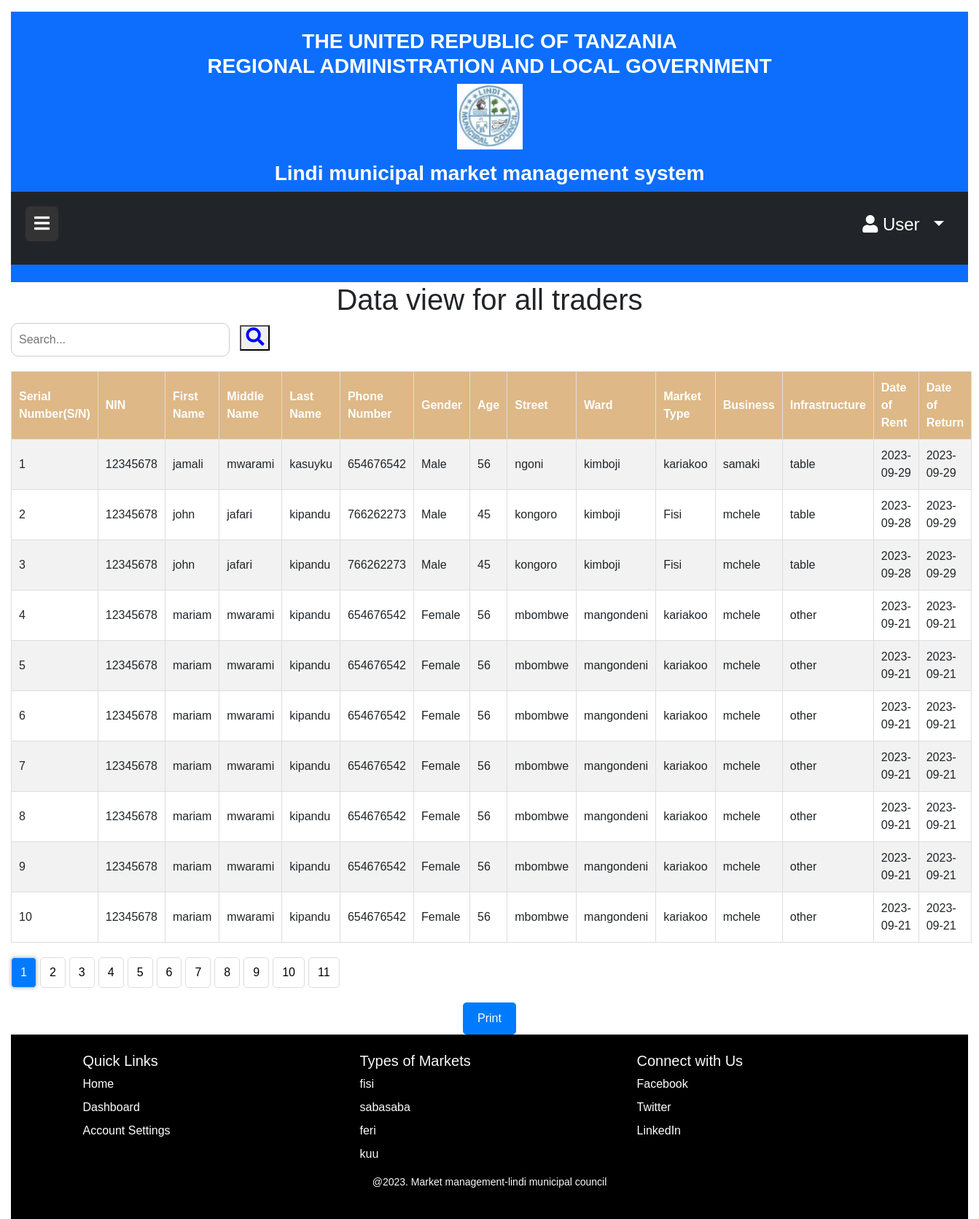
Screenshot of /Traders.php with the database file from the repository.
### tables this page shows
CREATE TABLE `wafanyabiashara` (
  `Mfanyabiashara_ID` int(11) NOT NULL,
  `NIN` varchar(24) NOT NULL,
  `Jina_la_Kwanza` varchar(15) NOT NULL,
  `Jina_Kati` varchar(15) NOT NULL,
  `Jina_Mwisho` varchar(15) NOT NULL,
  `Namba_ya_Simu` int(11) NOT NULL,
  `Jinsi` text NOT NULL,
  `Umri` int(11) NOT NULL,
  `Street` varchar(15) NOT NULL,
  `Ward` varchar(15) NOT NULL,
  `MarketType` varchar(20) NOT NULL,
  `business` varchar(30) NOT NULL,
  `infrastructure` varchar(20) NOT NULL,
  `date_of_rent` date NOT NULL,
  `date_of_return` date NOT NULL
);

### Traders.php (the view, shortened to what this page needs)
<!DOCTYPE html>
<html>
<head>
  <link rel="stylesheet" href="https://cdn.jsdelivr.net/npm/bootstrap@5.3.0/dist/css/bootstrap.min.css">
  <link rel="stylesheet" href="https://cdnjs.cloudflare.com/ajax/libs/font-awesome/5.15.3/css/all.min.css">
  <link rel="stylesheet" href="style/content.css">
  <link rel="stylesheet" href="https://cdnjs.cloudflare.com/ajax/libs/font-awesome/5.15.4/css/all.min.css">
</head>
<body>
<div id="main-content">
            <header class="bg-primary text-white text-center py-4">
        <div class="d-flex flex-column align-items-center">
            <h3>THE UNITED REPUBLIC OF TANZANIA <br> REGIONAL ADMINISTRATION AND LOCAL GOVERNMENT</h3>
            <div class="mb-3" id="tp">
              <img src="image/lindi-municipal.jpg" alt="image" class="img-fluid">
            </div>
            <h3 class="m-0">Lindi municipal market management system<h3>
          </div>
    <div class="position-relative bg-dark p-3" id="top">
      <div class="d-flex justify-content-between">
          <button id="toggle-btn" class="btn btn-dark">
              <i class="fas fa-bars"></i>
          </button>
          <div class="user-dropdown">
              <button id="user-btn" class="btn btn-dark dropdown-toggle" data-bs-toggle="dropdown">
                  <i class="fas fa-user"></i> User <i class="fas fa-arrow"></i>
              </button>
          </div>
      </div>
    </div>
    </header>
<h1>Data view for all traders</h1>
<div class="search-container">
  <form method="GET" action="">
    <div class="search-wrapper">
      <input type="text" name="search"  placeholder="Search...">
      <button type="submit"><i class="fa fa-search" aria-hidden="true"></i></button>
    </div>
  </form>
</div>
  <?php
include 'Connection.php' ;
  $current_page = isset($_GET['page']) ? $_GET['page'] : 1;
  $rows_per_page = 10;
  $offset = ($current_page - 1) * $rows_per_page;
  $search_query = isset($_GET['search']) ? $_GET['search'] : '';
  $total_rows_query = "SELECT COUNT(*) AS total FROM wafanyabiashara WHERE
                        NIN LIKE '%$search_query%' OR
                        Jina_la_Kwanza LIKE '%$search_query%' OR
                        Jina_Kati LIKE '%$search_query%' OR
                        Jina_Mwisho LIKE '%$search_query%' OR
                        Namba_ya_Simu LIKE '%$search_query%' OR
                        Jinsi LIKE '%$search_query%' OR
                        Umri LIKE '%$search_query%' OR
                        Street LIKE '%$search_query%' OR
                        Ward LIKE '%$search_query%' OR
                        MarketType LIKE '%$search_query%' OR
                        business LIKE '%$search_query%' OR
                        infrastructure LIKE '%$search_query%' OR
                        date_of_rent LIKE '%$search_query%' OR
                        date_of_return LIKE '%$search_query%'";
  $total_rows_result = $conn->query($total_rows_query);
  $total_rows = $total_rows_result->fetch_assoc()['total'];
  $total_pages = ceil($total_rows / $rows_per_page);
  $sql = "SELECT * FROM wafanyabiashara WHERE
            NIN LIKE '%$search_query%' OR
            Jina_la_Kwanza LIKE '%$search_query%' OR
            Jina_Kati LIKE '%$search_query%' OR
            Jina_Mwisho LIKE '%$search_query%' OR
            Namba_ya_Simu LIKE '%$search_query%' OR
            Jinsi LIKE '%$search_query%' OR
            Umri LIKE '%$search_query%' OR
            Street LIKE '%$search_query%' OR
            Ward LIKE '%$search_query%' OR
            MarketType LIKE '%$search_query%' OR
            business LIKE  '%$search_query%' OR
            infrastructure LIKE '%$search_query%' OR
            date_of_rent LIKE '%$search_query%' OR
            date_of_return LIKE '%$search_query%'
          LIMIT $offset, $rows_per_page";
  $result = $conn->query($sql);
  if ($result->num_rows > 0) {
    echo "<table>";
    echo "<tr>
            <th class='serial-number'>Serial Number(S/N)</th>
            <th class='table-header'>NIN</th>
            <th class='table-header'>First Name</th>
            <th class='table-header'>Middle Name</th>
            <th class='table-header'>Last Name</th>
            <th class='table-header'>Phone Number</th>
            <th class='table-header'>Gender</th>
            <th class='table-header'>Age</th>
            <th class='table-header'>Street</th>
            <th class='table-header'>Ward</th>
            <th class='table-header'>Market Type</th>
            <th class='table-header'>Business</th>
            <th class='table-header'>Infrastructure</th>
            <th class='table-header'>Date of Rent</th>
            <th class='table-header'>Date of Return</th>
          </tr>";
    $serial_number = $offset + 1;
    while ($row = $result->fetch_assoc()) {
      $nin = $row["NIN"];
      $first_name = $row["Jina_la_Kwanza"];
      $middle_name = $row["Jina_Kati"];
      $last_name = $row["Jina_Mwisho"];
      $phone_number = $row["Namba_ya_Simu"];
      $gender = $row["Jinsi"];
      $age = $row["Umri"];
      $street = $row["Street"];
      $ward = $row["Ward"];
      $market_type = $row["MarketType"];
      $business = $row["business"];
      $infrastructure = $row["infrastructure"];
      $date_of_rent = $row["date_of_rent"];
      $date_of_return = $row["date_of_return"];
      $row_class = ($serial_number % 2 == 0) ? '' : 'gray-row';
      echo "<tr class='$row_class'>
              <td class='serial-number'>$serial_number</td>
              <td>$nin</td>
              <td>$first_name</td>
              <td>$middle_name</td>
              <td>$last_name</td>
              <td>$phone_number</td>
              <td>$gender</td>
              <td>$age</td>
              <td>$street</td>
              <td>$ward</td>
              <td>$market_type</td>
              <td>$business</td>
              <td>$infrastructure</td>
              <td>$date_of_rent</td>
              <td>$date_of_return</td>
            </tr>";
      $serial_number++;
    }
    echo "</table>";
    echo "<ul class='pagination'>";
    for ($i = 1; $i <= $total_pages; $i++) {
      $active_class = ($i == $current_page) ? 'active' : '';
      $search_param = (!empty($search_query)) ? "&search=$search_query" : "";
      echo "<li class='$active_class'><a href='?page=$i$search_param'>$i</a></li>";
    }
    echo "</ul>";
  } else {
    echo "<p>No results found.</p>";
  }
  ?>
<div class="print-button">
            <button onclick="window.print()">Print</button>
        </div>
  <footer class="custom-footer text-light py-4">
    <div class="container">
      <div class="row">
        <div class="col-md-4">
          <h5>Quick Links</h5>
          <ul class="list-unstyled">
            <li><a href="#">Home</a></li>
            <li><a href="#">Dashboard</a></li>
            <li><a href="#">Account Settings</a></li>
          </ul>
        </div>
        <div class="col-md-4">
          <h5>Types of Markets</h5>
          <ul class="list-unstyled">
            <li>fisi</li>
            <li>sabasaba</li>
            <li>feri</li>
            <li>kuu</li>
          </ul>
        </div>
        <div class="col-md-4">
          <h5>Connect with Us</h5>
          <ul class="list-unstyled">
            <li><a href="#"><i class="bi bi-facebook"></i> Facebook</a></li>
            <li><a href="#"><i class="bi bi-twitter"></i> Twitter</a></li>
            <li><a href="#"><i class="bi bi-linkedin"></i> LinkedIn</a></li>
          </ul>
        </div>
      </div>
      <p class="text-center">@2023. Market management-lindi municipal council</p>
    </div>
    </footer>
  </div>
</body>
</html>

### style/content.css (style rules this page uses)
body { height: 0; }
#main-content { transition: margin-left 0.3s ease-in-out; padding-left: 15px; padding-right: 15px; }
#toggle-btn { position: absolute; left: 20px; top: 20px; background: #333; color: white; border: none; cursor: pointer; font-size: 24px; z-index: 1001; }
#tp img { height: 90px; width: 90px; }
#user-btn { position: absolute; top: 20px; right: 20px; background: #333; color: white; cursor: pointer; font-size: 24px; z-index: 1001; }
#top { background-color: #f7f7f7; height: 100px; }
.user-dropdown { position: absolute; top: 0; right: 0; }
#user-btn { border-radius: 0; background-color:transparent; }
:root { --main-background-color: #f7f7f7; }
.custom-footer { padding: 100px 0; background-color: var(--main-background-color); background-color:black; }
footer { padding: 20px 10px; background-color: black; }
footer ul { list-style: none; padding: 0; }
footer ul li { margin-bottom: 8px; }
footer ul li a { color: #fff; text-decoration: none; transition: color 0.3s ease; }
footer p { font-size: 14px; }
input[type="text"], input[type="tel"], input[type="number"], input[type="date"], select { width: 100%; padding: 10px; border: 1px solid #ccc; border-radius: 5px; }
h3 { font-weight: bold; }

### Traders.php (style rules this page uses)
body { font-family: Arial, sans-serif; }
h1 { text-align: center; }
table { width: 100%; border-collapse: collapse; margin-top: 20px; }
table, th, td { border: 1px solid #ddd; }
th, td { padding: 10px; text-align: left; }
th { background-color: burlywood; color: #fff; }
tr:nth-child(even) { background-color: #f2f2f2; }
.print-button { margin-top: 20px; text-align: center; }
.print-button button { background-color: #007bff; color: #fff; padding: 10px 20px; border: none; border-radius: 5px; cursor: pointer; }
.pagination { margin-top: 20px; list-style-type: none; text-align: center; }
.pagination li { display: inline-block; margin-right: 5px; }
.pagination li a { display: inline-block; padding: 8px 12px; text-decoration: none; color: #000; border: 1px solid #ddd; border-radius: 5px; }
.pagination li.active a { background-color: #007bff; color: #fff; box-shadow: 0px 0px 5px rgba(0, 0, 0, 0.3); }
.search-container { display: flex; align-items: center; }
input[type="text"] { padding: 10px; border: 1px solid #ccc; border-radius: 10px; width: 300px; margin-right: 10px; }
.fa-search { font-size: 25px; color:blue; }
.gray-row { background-color: #f2f2f2; }

### rows the page displays
wafanyabiashara: NIN "12345678", Jina_la_Kwanza "jamali", Jina_Kati "mwarami", Jina_Mwisho "kasuyku", Namba_ya_Simu "654676542", Jinsi "Male", Umri "56", Street "ngoni", Ward "kimboji", MarketType "kariakoo", business "samaki", infrastructure "table", date_of_rent "2023-09-29", date_of_return "2023-09-29"
wafanyabiashara: NIN "12345678", Jina_la_Kwanza "john", Jina_Kati "jafari", Jina_Mwisho "kipandu", Namba_ya_Simu "766262273", Jinsi "Male", Umri "45", Street "kongoro", Ward "kimboji", MarketType "Fisi", business "mchele", infrastructure "table", date_of_rent "2023-09-28", date_of_return "2023-09-29"
wafanyabiashara: NIN "12345678", Jina_la_Kwanza "john", Jina_Kati "jafari", Jina_Mwisho "kipandu", Namba_ya_Simu "766262273", Jinsi "Male", Umri "45", Street "kongoro", Ward "kimboji", MarketType "Fisi", business "mchele", infrastructure "table", date_of_rent "2023-09-28", date_of_return "2023-09-29"
wafanyabiashara: NIN "12345678", Jina_la_Kwanza "mariam", Jina_Kati "mwarami", Jina_Mwisho "kipandu", Namba_ya_Simu "654676542", Jinsi "Female", Umri "56", Street "mbombwe", Ward "mangondeni", MarketType "kariakoo", business "mchele", infrastructure "other", date_of_rent "2023-09-21", date_of_return "2023-09-21"
wafanyabiashara: NIN "12345678", Jina_la_Kwanza "mariam", Jina_Kati "mwarami", Jina_Mwisho "kipandu", Namba_ya_Simu "654676542", Jinsi "Female", Umri "56", Street "mbombwe", Ward "mangondeni", MarketType "kariakoo", business "mchele", infrastructure "other", date_of_rent "2023-09-21", date_of_return "2023-09-21"
wafanyabiashara: NIN "12345678", Jina_la_Kwanza "mariam", Jina_Kati "mwarami", Jina_Mwisho "kipandu", Namba_ya_Simu "654676542", Jinsi "Female", Umri "56", Street "mbombwe", Ward "mangondeni", MarketType "kariakoo", business "mchele", infrastructure "other", date_of_rent "2023-09-21", date_of_return "2023-09-21"
wafanyabiashara: NIN "12345678", Jina_la_Kwanza "mariam", Jina_Kati "mwarami", Jina_Mwisho "kipandu", Namba_ya_Simu "654676542", Jinsi "Female", Umri "56", Street "mbombwe", Ward "mangondeni", MarketType "kariakoo", business "mchele", infrastructure "other", date_of_rent "2023-09-21", date_of_return "2023-09-21"
wafanyabiashara: NIN "12345678", Jina_la_Kwanza "mariam", Jina_Kati "mwarami", Jina_Mwisho "kipandu", Namba_ya_Simu "654676542", Jinsi "Female", Umri "56", Street "mbombwe", Ward "mangondeni", MarketType "kariakoo", business "mchele", infrastructure "other", date_of_rent "2023-09-21", date_of_return "2023-09-21"
wafanyabiashara: NIN "12345678", Jina_la_Kwanza "mariam", Jina_Kati "mwarami", Jina_Mwisho "kipandu", Namba_ya_Simu "654676542", Jinsi "Female", Umri "56", Street "mbombwe", Ward "mangondeni", MarketType "kariakoo", business "mchele", infrastructure "other", date_of_rent "2023-09-21", date_of_return "2023-09-21"
wafanyabiashara: NIN "12345678", Jina_la_Kwanza "mariam", Jina_Kati "mwarami", Jina_Mwisho "kipandu", Namba_ya_Simu "654676542", Jinsi "Female", Umri "56", Street "mbombwe", Ward "mangondeni", MarketType "kariakoo", business "mchele", infrastructure "other", date_of_rent "2023-09-21", date_of_return "2023-09-21"
